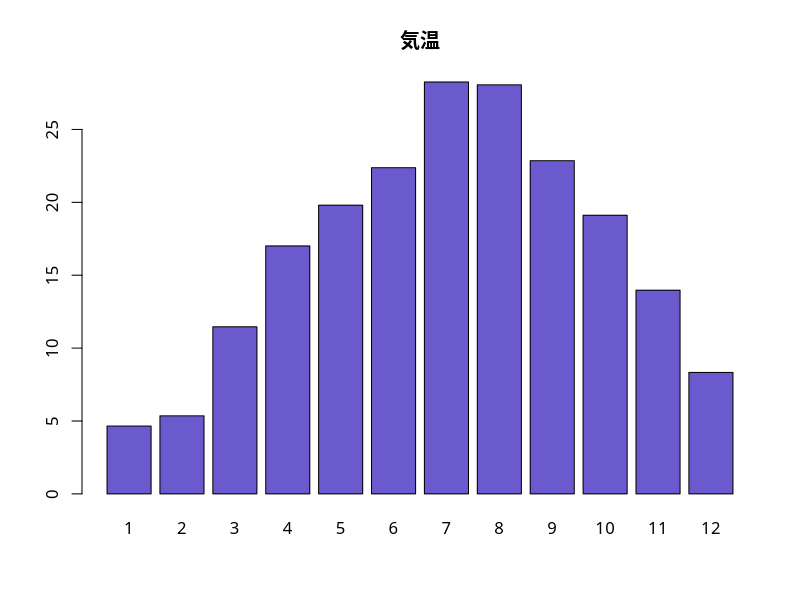
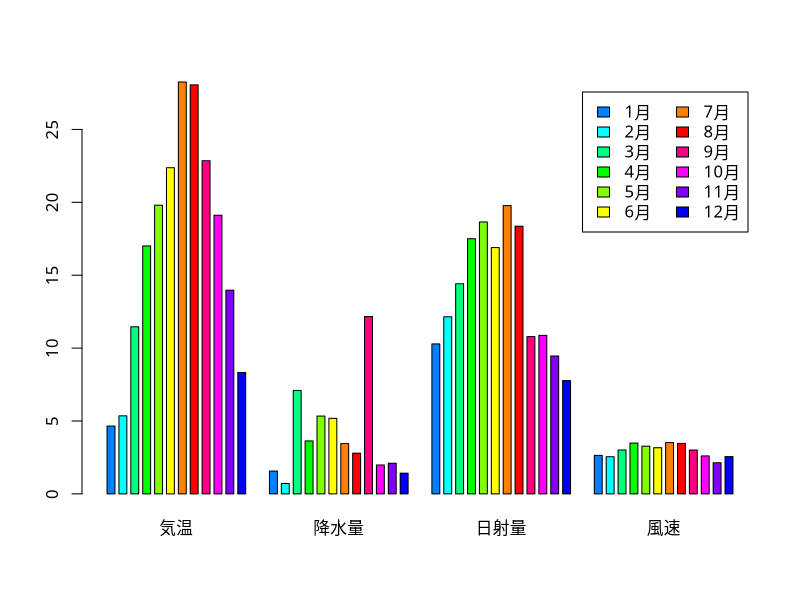

Here is the R script that generated these plots, in order:
### 関数barplotによる棒グラフの作図
par(family="HiraginoSans-W4") 
myData <- subset(read.csv("data/tokyo_weather.csv",
                          fileEncoding="utf8"), 
                 select=c(月,気温,降水量,日射量,風速))
x <- aggregate( . ~ 月, data=myData, FUN=mean)
### 基本的な棒グラフ
barplot(x[,2], # 棒の高さのベクトル
        col="slateblue", # 棒の色の指定
        names.arg=x[,1], # x軸のラベル
        main=names(x)[2]) # タイトル
### 複数の棒グラフ
barplot(as.matrix(x[,-1]), # 第1引数はベクトル/行列
        col=rainbow(12)[c(8:1,12:9)], # 12色に色分け
        beside=TRUE, # 棒グラフを横に並べる
        space=c(.5, 3), # 棒間・変数間のスペースを指定
        legend.text=paste0(x[ ,1], "月"), # 凡例の指定
        args.legend=list(ncol=2)) # 凡例を2列にして表示
